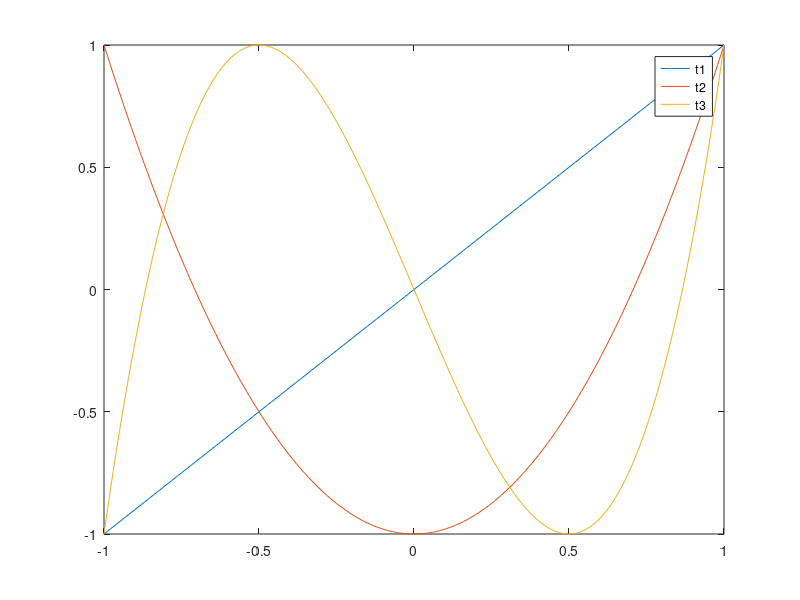

Recreate this plot in MATLAB.
t = -1:0.01:1;

t1 = cos(acos(t));
t2 = cos(2*acos(t));
t3 = cos(3*acos(t));

figure(1)
plot(t,t1)
hold on
plot(t,t2)
plot(t,t3)

legend('t1','t2','t3')